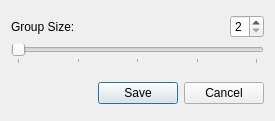
<?xml version="1.0" encoding="UTF-8"?>
<ui version="4.0">
 <class>AlgorithmConfigurationEditDialog</class>
 <widget class="QDialog" name="AlgorithmConfigurationEditDialog">
  <property name="windowModality">
   <enum>Qt::ApplicationModal</enum>
  </property>
  <property name="enabled">
   <bool>true</bool>
  </property>
  <property name="geometry">
   <rect>
    <x>0</x>
    <y>0</y>
    <width>275</width>
    <height>121</height>
   </rect>
  </property>
  <property name="sizePolicy">
   <sizepolicy hsizetype="Fixed" vsizetype="Fixed">
    <horstretch>0</horstretch>
    <verstretch>0</verstretch>
   </sizepolicy>
  </property>
  <property name="windowTitle">
   <string>Algorithm Configuration</string>
  </property>
  <layout class="QVBoxLayout" name="verticalLayout_2">
   <item>
    <layout class="QVBoxLayout" name="verticalLayout">
     <property name="spacing">
      <number>6</number>
     </property>
     <item>
      <layout class="QHBoxLayout" name="horizontalLayout">
       <item>
        <widget class="QLabel" name="label">
         <property name="text">
          <string>Group Size:</string>
         </property>
        </widget>
       </item>
       <item>
        <spacer name="horizontalSpacer_2">
         <property name="orientation">
          <enum>Qt::Horizontal</enum>
         </property>
         <property name="sizeHint" stdset="0">
          <size>
           <width>40</width>
           <height>20</height>
          </size>
         </property>
        </spacer>
       </item>
       <item>
        <widget class="QSpinBox" name="groupSizeSpinner">
         <property name="minimum">
          <number>2</number>
         </property>
         <property name="maximum">
          <number>6</number>
         </property>
        </widget>
       </item>
      </layout>
     </item>
     <item>
      <widget class="QSlider" name="groupSizeScroll">
       <property name="minimum">
        <number>2</number>
       </property>
       <property name="maximum">
        <number>6</number>
       </property>
       <property name="orientation">
        <enum>Qt::Horizontal</enum>
       </property>
       <property name="tickPosition">
        <enum>QSlider::TicksBelow</enum>
       </property>
       <property name="tickInterval">
        <number>1</number>
       </property>
      </widget>
     </item>
    </layout>
   </item>
   <item>
    <layout class="QHBoxLayout" name="horizontalLayout_2">
     <property name="topMargin">
      <number>8</number>
     </property>
     <item>
      <spacer name="horizontalSpacer">
       <property name="orientation">
        <enum>Qt::Horizontal</enum>
       </property>
       <property name="sizeHint" stdset="0">
        <size>
         <width>40</width>
         <height>20</height>
        </size>
       </property>
      </spacer>
     </item>
     <item>
      <widget class="QPushButton" name="saveButton">
       <property name="text">
        <string>Save</string>
       </property>
      </widget>
     </item>
     <item>
      <widget class="QPushButton" name="cancelButton">
       <property name="text">
        <string>Cancel</string>
       </property>
      </widget>
     </item>
    </layout>
   </item>
  </layout>
 </widget>
 <tabstops>
  <tabstop>groupSizeSpinner</tabstop>
  <tabstop>groupSizeScroll</tabstop>
  <tabstop>saveButton</tabstop>
 </tabstops>
 <resources/>
 <connections/>
</ui>
